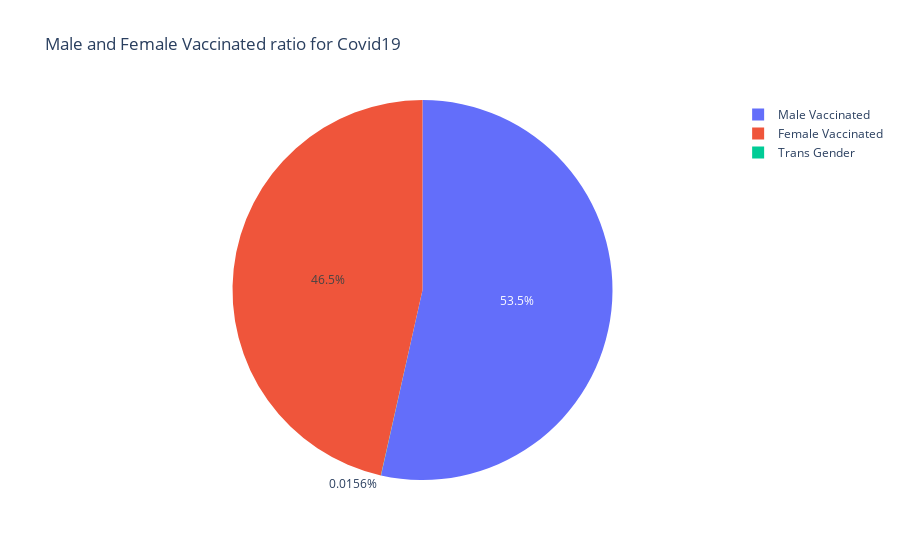

Write notebook code for a chart like this one.
### Markdown cell above
### Pie Chart indicating Vaccination Ratio with respect to Sex

### Code cell
import plotly
import plotly.express as px

India = CovidVaccine[(CovidVaccine['Date'] == latest_date)& (CovidVaccine['State'] == 'India')]

male = India["Male"].sum()
female = India["Female"].sum()
trans = India["Transgender"].sum()
px.pie(names=["Male Vaccinated","Female Vaccinated","Trans Gender"],values=[male,female,trans],title="Male and Female Vaccinated ratio for Covid19")

### Figure 1 — Plotly figure (JSON) as saved in the notebook; plotly's stock layout.template omitted (floating-point values rounded to 4 significant figures)
{"data": [{"domain": {"x": [0, 1], "y": [0, 1]}, "hovertemplate": "label=%{label}<br>value=%{value}<extra></extra>", "labels": ["Male Vaccinated", "Female Vaccinated", "Trans Gender"], "legendgroup": "", "name": "", "showlegend": true, "type": "pie", "values": [90095606, 78271582, 26337]}], "layout": {"legend": {"tracegroupgap": 0}, "title": {"text": "Male and Female Vaccinated ratio for Covid19"}}}
